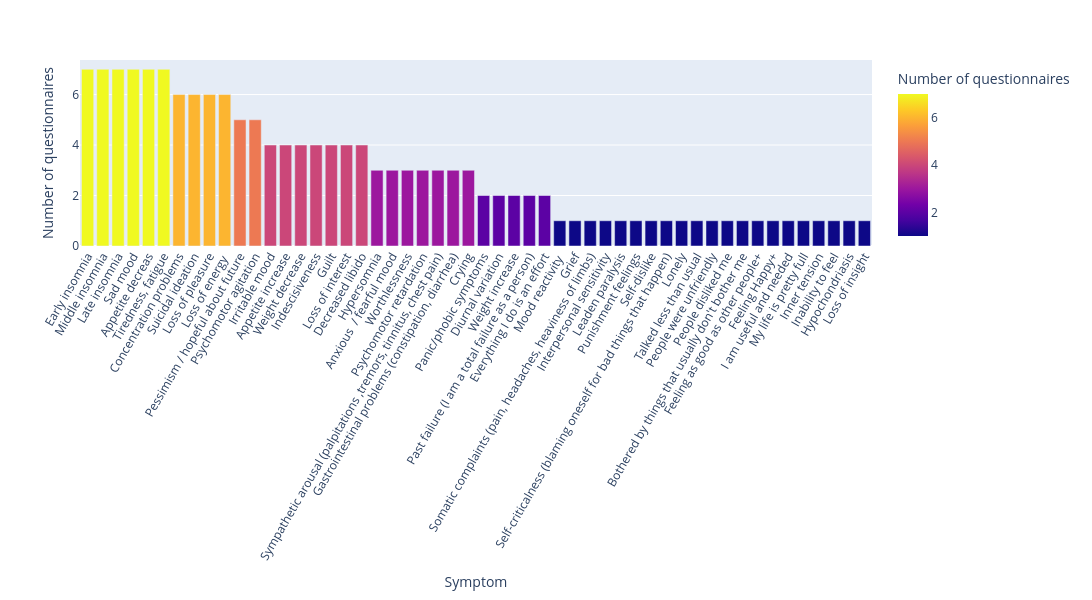

Here is the notebook cell this chart was saved with:
### Markdown cell above
### Sorted by category

### Code cell
if df.shape[0] != df['Category'].isnull().sum() : 
    color = 'Category'
else : 
    color = "sum_symptoms"
fig = px.bar(df_questionnaires.sort_values(by=['sum_symptoms','Ab'],ascending = [False,True]),
             x='Symptom',
             y='sum_symptoms',
             color=color,
             labels={'sum_symptoms':'Number of questionnaires'},
             color_discrete_sequence =  px.colors.qualitative.Pastel, # more color palettes available here : https://plotly.com/python/builtin-colors
             category_orders = {'Category':df_questionnaires.sort_values(by='Ab').Category.unique()}
            )
fig.update_layout(xaxis_tickangle=-60,autosize=False, width=1500, height=600)
#fig.write_image("figure2_histogram_2.pdf")
fig.show()

### Figure 1 — Plotly figure (JSON) as saved in the notebook; plotly's stock layout.template omitted (floating-point values rounded to 4 significant figures)
{"data": [{"alignmentgroup": "True", "hovertemplate": "Symptom=%{x}<br>Number of questionnaires=%{marker.color}<extra></extra>", "legendgroup": "", "marker": {"color": [7, 7, 7, 7, 7, 7, 6, 6, 6, 6, 5, 5, 4, 4, 4, 4, 4, 4, 4, 3, 3, 3, 3, 3, 3, 3, 2, 2, 2, 2, 2, 1, 1, 1, 1, 1, 1, 1, 1, 1, 1, 1, 1, 1, 1, 1, 1, 1, 1, 1, 1, 1], "coloraxis": "coloraxis", "pattern": {"shape": ""}}, "name": "", "offsetgroup": "", "orientation": "v", "showlegend": false, "textposition": "auto", "type": "bar", "x": ["Early insomnia", "Middle insomnia", "Late insomnia", "Sad mood", "Appetite decreas", "Tiredness, fatigue", "Concentration problems", "Suicidal ideation", "Loss of pleasure", "Loss of energy ", "Pessimism / hopeful about future", "Psychomotor agitation", "Irritable mood", "Appetite increase", "Weight decrease", "Indescisiveness", "Guilt", "Loss of interest", "Decreased libido", "Hypersomnia", "Anxious  / fearful mood", "Worthlessness", "Psychomotor retardation", "Sympathetic arousal (palpitations ,tremors, tinnitus, chest pain)", "Gastrointestinal problems (constipation, diarrhea)", "Crying", "Panic/phobic symptoms", "Diurnal variation", "Weight increase", "Past failure (I am a total failure as a person)", "Everything I do is an effort", "Mood reactivity ", "Grief", "Somatic complaints (pain, headaches, heaviness of limbs)", "Interpersonal sensitivity", "Leaden paralysis", "Punishment feelings", "Self-dislike", "Self-criticalness (blaming oneself for bad things that happen)", "Lonely", "Talked less than usual", "People were unfriendly", "People disliked me", "Bothered by things that usually don't bother me", "Feeling as good as other people+", "Feeling Happy+", "I am useful and needed", "My life is pretty full", "Inner tension", "Inability to feel", "Hypochondriasis", "Loss of insight"], "xaxis": "x", "y": [7, 7, 7, 7, 7, 7, 6, 6, 6, 6, 5, 5, 4, 4, 4, 4, 4, 4, 4, 3, 3, 3, 3, 3, 3, 3, 2, 2, 2, 2, 2, 1, 1, 1, 1, 1, 1, 1, 1, 1, 1, 1, 1, 1, 1, 1, 1, 1, 1, 1, 1, 1], "yaxis": "y"}], "layout": {"autosize": false, "barmode": "relative", "coloraxis": {"colorbar": {"title": {"text": "Number of questionnaires"}}, "colorscale": [[0, "#0d0887"], [0.1111, "#46039f"], [0.2222, "#7201a8"], [0.3333, "#9c179e"], [0.4444, "#bd3786"], [0.5556, "#d8576b"], [0.6667, "#ed7953"], [0.7778, "#fb9f3a"], [0.8889, "#fdca26"], [1, "#f0f921"]]}, "height": 600, "legend": {"tracegroupgap": 0}, "margin": {"t": 60}, "width": 1500, "xaxis": {"anchor": "y", "domain": [0, 1], "tickangle": -60, "title": {"text": "Symptom"}}, "yaxis": {"anchor": "x", "domain": [0, 1], "title": {"text": "Number of questionnaires"}}}}
